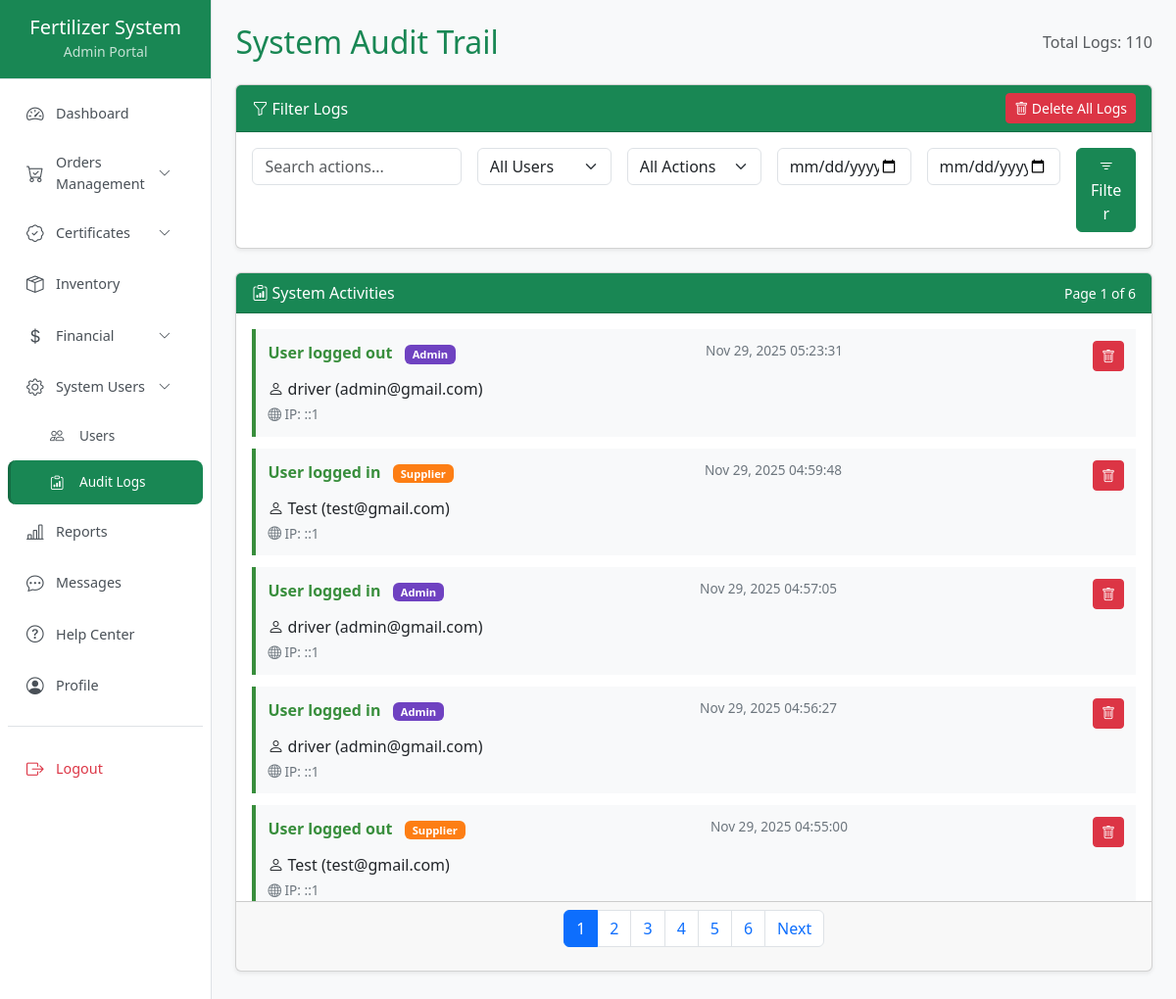
The page /admin/audit_logs.php (signed in) on the database its author committed.
### tables this page shows
CREATE TABLE `logs` (
  `id` int(11) NOT NULL,
  `user_id` int(11) DEFAULT NULL,
  `action` varchar(255) DEFAULT NULL,
  `ip_address` varchar(45) DEFAULT NULL,
  `affected_record_id` int(11) DEFAULT NULL,
  `affected_table` varchar(50) DEFAULT NULL,
  `before_state` text DEFAULT NULL,
  `after_state` text DEFAULT NULL,
  `timestamp` timestamp NOT NULL DEFAULT current_timestamp()
);

CREATE TABLE `users` (
  `id` int(11) NOT NULL,
  `full_name` varchar(255) DEFAULT NULL,
  `email` varchar(100) DEFAULT NULL,
  `phone` varchar(20) DEFAULT NULL,
  `password` varchar(255) DEFAULT NULL,
  `role` enum('admin','supplier','driver') DEFAULT 'supplier',
  `status` enum('active','inactive') DEFAULT 'active',
  `created_at` timestamp NOT NULL DEFAULT current_timestamp()
);

### admin/audit_logs.php (the view, shortened to what this page needs)
<?php
include('../includes/db.php');
$perPage = 20;
$page = isset($_GET['page']) ? (int)$_GET['page'] : 1;
$offset = ($page - 1) * $perPage;
$search = isset($_GET['search']) ? $conn->real_escape_string($_GET['search']) : '';
$userId = isset($_GET['user_id']) ? (int)$_GET['user_id'] : 0;
$actionType = isset($_GET['action_type']) ? $conn->real_escape_string($_GET['action_type']) : '';
$dateFrom = isset($_GET['date_from']) ? $conn->real_escape_string($_GET['date_from']) : '';
$dateTo = isset($_GET['date_to']) ? $conn->real_escape_string($_GET['date_to']) : '';
$query = "SELECT l.id, l.user_id, l.action, l.timestamp, l.ip_address,
                 l.affected_table, l.affected_record_id, l.before_state, l.after_state,
                 u.full_name, u.email, u.role
          FROM logs l
          JOIN users u ON l.user_id = u.id
          WHERE 1=1";
$countQuery = "SELECT COUNT(*) as total FROM logs l JOIN users u ON l.user_id = u.id WHERE 1=1";
$query .= " ORDER BY l.timestamp DESC LIMIT $offset, $perPage";
$logs = $conn->query($query);
$totalResult = $conn->query($countQuery)->fetch_assoc()['total'];
$totalPages = ceil($totalResult / $perPage);
?>
<!DOCTYPE html>
<html lang="en">
<head>
    <link rel="stylesheet" href="../assets/css/bootstrap.min.css">
    <link rel="stylesheet" href="https://cdn.jsdelivr.net/npm/bootstrap@5.3.0/dist/css/bootstrap.min.css">
    <link rel="stylesheet" href="https://cdn.jsdelivr.net/npm/bootstrap-icons@1.11.3/font/bootstrap-icons.css">
    <link rel="stylesheet" href="../assets/css/style.css">
</head>
<body>
<div class="d-flex flex-column flex-lg-row">
    <?php include '../includes/sidebar.php'; ?>
    <div class="flex-grow-1 p-3 p-md-4">
        <div class="d-flex flex-column flex-md-row justify-content-between align-items-md-center mb-4 gap-2">
            <h2 class="text-success mb-0">System Audit Trail</h2>
            <div class="text-muted">Total Logs: <?= number_format($totalResult) ?></div>
        </div>
        <div class="card mb-4 shadow-sm">
            <div class="card-header bg-success text-white d-flex justify-content-between align-items-center">
                <span><i class="bi bi-funnel"></i> Filter Logs</span>
                <a href="?delete_all_logs" class="btn btn-sm btn-danger"
                   onclick="return confirm('Are you sure you want to delete ALL logs? This action cannot be undone.')">
                   <i class="bi bi-trash"></i> Delete All Logs
                </a>
            </div>
            <div class="card-body">
                <form method="get" class="row g-3">
                    <div class="col-12 col-md-3">
                        <input type="text" name="search" class="form-control" placeholder="Search actions..."
                               value="<?= htmlspecialchars($search) ?>">
                    </div>
                    <div class="col-12 col-md-2">
                        <select name="user_id" class="form-select">
                            <option value="0">All Users</option>
                        </select>
                    </div>
                    <div class="col-12 col-md-2">
                        <select name="action_type" class="form-select">
                            <option value="">All Actions</option>
                        </select>
                    </div>
                    <div class="col-12 col-md-2">
                        <input type="date" name="date_from" class="form-control" value="<?= htmlspecialchars($dateFrom) ?>">
                    </div>
                    <div class="col-12 col-md-2">
                        <input type="date" name="date_to" class="form-control" value="<?= htmlspecialchars($dateTo) ?>">
                    </div>
                    <div class="col-12 col-md-1">
                        <button type="submit" class="btn btn-success w-100">
                            <i class="bi bi-filter"></i> Filter
                        </button>
                    </div>
                </form>
            </div>
        </div>
        <div class="card shadow-sm">
            <div class="card-header bg-success text-white d-flex justify-content-between align-items-center">
                <span><i class="bi bi-clipboard-data"></i> System Activities</span>
                <?php if ($totalPages > 1): ?>
                    <small class="text-white">Page <?= $page ?> of <?= $totalPages ?></small>
                <?php endif; ?>
            </div>
            <div class="card-body" id="auditLogs">
                <?php if ($logs->num_rows === 0): ?>
                    <div class="text-center py-5 text-muted">
                        <i class="bi bi-journal-x" style="font-size: 3rem;"></i>
                        <h5 class="mt-3">No audit logs found</h5>
                        <p>Try adjusting your filters</p>
                    </div>
                <?php else: ?>
                    <?php while ($log = $logs->fetch_assoc()): ?>
                        <div class="audit-log">
                            <div class="audit-log-header">
                                <div>
                                    <span class="audit-action"><?= htmlspecialchars($log['action']) ?></span>
                                    <span class="badge badge-<?= strtolower($log['role']) ?> ms-2">
                                        <?= ucfirst($log['role']) ?>
                                    </span>
                                </div>
                                <div class="audit-meta">
                                    <?= date('M d, Y H:i:s', strtotime($log['timestamp'])) ?>
                                </div>
                                <a href="?delete_log=<?= $log['id'] ?>" class="btn btn-sm btn-danger"
                                   onclick="return confirm('Are you sure you want to delete this log entry?')">
                                   <i class="bi bi-trash"></i>
                                </a>
                            </div>
                            <div class="audit-user">
                                <i class="bi bi-person"></i>
                                <?= htmlspecialchars($log['full_name']) ?>
                                (<?= htmlspecialchars($log['email']) ?>)
                            </div>
                            <div class="audit-meta mt-1">
                                <i class="bi bi-globe"></i> IP: <?= !empty($log['ip_address']) ? htmlspecialchars($log['ip_address']) : 'N/A' ?>
                            </div>
                        </div>
                    <?php endwhile; ?>
                <?php endif; ?>
            </div>
            <?php if ($totalPages > 1): ?>
                <div class="card-footer">
                    <nav aria-label="Page navigation">
                        <ul class="pagination justify-content-center flex-wrap">
                            <?php for ($i = 1; $i <= $totalPages; $i++): ?>
                                <li class="page-item <?= $i == $page ? 'active' : '' ?>">
                                    <a class="page-link"
                                       href="?page=<?= $i ?>&search=<?= urlencode($search) ?>&user_id=<?= $userId ?>&action_type=<?= urlencode($actionType) ?>&date_from=<?= urlencode($dateFrom) ?>&date_to=<?= urlencode($dateTo) ?>">
                                        <?= $i ?>
                                    </a>
                                </li>
                            <?php endfor; ?>
                            <?php if ($page < $totalPages): ?>
                                <li class="page-item">
                                    <a class="page-link"
                                       href="?page=<?= $page+1 ?>&search=<?= urlencode($search) ?>&user_id=<?= $userId ?>&action_type=<?= urlencode($actionType) ?>&date_from=<?= urlencode($dateFrom) ?>&date_to=<?= urlencode($dateTo) ?>">
                                        Next
                                    </a>
                                </li>
                            <?php endif; ?>
                        </ul>
                    </nav>
                </div>
            <?php endif; ?>
        </div>
    </div>
</div>
</body>
</html>

### assets/css/style.css (style rules this page uses)
body { background-color: #f8f9fa; }

### admin/audit_logs.php (style rules this page uses)
body { overflow-x: hidden; }
.audit-log { border-left: 4px solid #388e3c; padding: 12px; margin-bottom: 12px; background-color: #f8f9fa; }
.audit-log-header { display: flex; justify-content: space-between; flex-wrap: wrap; gap: 8px; margin-bottom: 6px; }
.audit-action { font-weight: 600; color: #388e3c; }
.audit-user { font-weight: 500; word-break: break-word; }
.audit-meta { font-size: 0.85rem; color: #6c757d; word-break: break-word; }
.badge-admin { background-color: #6f42c1; }
.badge-supplier { background-color: #fd7e14; }
#auditLogs { max-height: 600px; overflow-y: auto; }

### includes/sidebar.php (style rules this page uses)
.badge { font-size: 0.7rem; padding: 0.25rem 0.5rem; }

### rows shown on the page
logs: action "User logged out", user.role "Admin", timestamp "Nov 29, 2025 05:23:31", user.full_name "driver", user.email "admin@gmail.com", ip_address "::1"
logs: action "User logged in", user.role "Supplier", timestamp "Nov 29, 2025 04:59:48", user.full_name "Test", user.email "test@gmail.com", ip_address "::1"
logs: action "User logged in", user.role "Admin", timestamp "Nov 29, 2025 04:57:05", user.full_name "driver", user.email "admin@gmail.com", ip_address "::1"
logs: action "User logged in", user.role "Admin", timestamp "Nov 29, 2025 04:56:27", user.full_name "driver", user.email "admin@gmail.com", ip_address "::1"
logs: action "User logged out", user.role "Supplier", timestamp "Nov 29, 2025 04:55:00", user.full_name "Test", user.email "test@gmail.com", ip_address "::1"

### other values the page prints
$role "Admin"
$totalResult "110"
$page "1"
$totalPages "6"
